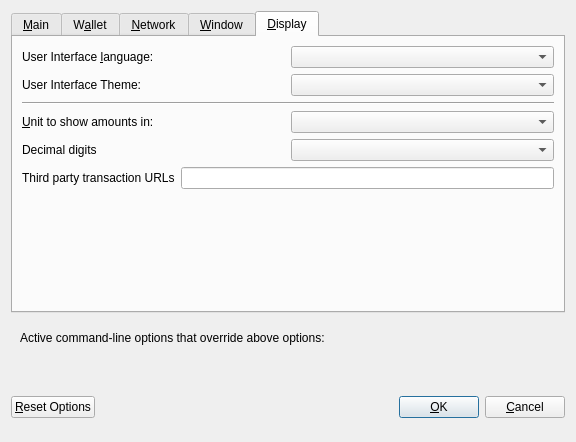
<?xml version="1.0" encoding="UTF-8"?>
<ui version="4.0">
 <class>OptionsDialog</class>
 <widget class="QDialog" name="OptionsDialog">
  <property name="geometry">
   <rect>
    <x>0</x>
    <y>0</y>
    <width>576</width>
    <height>442</height>
   </rect>
  </property>
  <property name="windowTitle">
   <string>Options</string>
  </property>
  <property name="modal">
   <bool>true</bool>
  </property>
  <layout class="QVBoxLayout" name="verticalLayout">
   <item>
    <widget class="QTabWidget" name="tabWidget">
     <property name="currentIndex">
      <number>4</number>
     </property>
     <widget class="QWidget" name="tabMain">
      <attribute name="title">
       <string>&amp;Main</string>
      </attribute>
      <layout class="QVBoxLayout" name="verticalLayout_Main">
       <item>
        <widget class="QCheckBox" name="bitcoinAtStartup">
         <property name="toolTip">
          <string>Automatically start Hinka after logging in to the system.</string>
         </property>
         <property name="text">
          <string>&amp;Start Hinka on system login</string>
         </property>
        </widget>
       </item>
       <item>
        <layout class="QHBoxLayout" name="horizontalLayout_2_Main">
         <item>
          <widget class="QLabel" name="databaseCacheLabel">
           <property name="text">
            <string>Size of &amp;database cache</string>
           </property>
           <property name="textFormat">
            <enum>Qt::PlainText</enum>
           </property>
           <property name="buddy">
            <cstring>databaseCache</cstring>
           </property>
          </widget>
         </item>
         <item>
          <widget class="QSpinBox" name="databaseCache"/>
         </item>
         <item>
          <widget class="QLabel" name="databaseCacheUnitLabel">
           <property name="text">
            <string>MB</string>
           </property>
           <property name="textFormat">
            <enum>Qt::PlainText</enum>
           </property>
          </widget>
         </item>
         <item>
          <spacer name="horizontalSpacer_2_Main">
           <property name="orientation">
            <enum>Qt::Horizontal</enum>
           </property>
           <property name="sizeHint" stdset="0">
            <size>
             <width>40</width>
             <height>20</height>
            </size>
           </property>
          </spacer>
         </item>
        </layout>
       </item>
       <item>
        <layout class="QHBoxLayout" name="horizontalLayout_3_Main">
         <item>
          <widget class="QLabel" name="threadsScriptVerifLabel">
           <property name="text">
            <string>Number of script &amp;verification threads</string>
           </property>
           <property name="textFormat">
            <enum>Qt::PlainText</enum>
           </property>
           <property name="buddy">
            <cstring>threadsScriptVerif</cstring>
           </property>
          </widget>
         </item>
         <item>
          <widget class="QSpinBox" name="threadsScriptVerif">
           <property name="toolTip">
            <string>(0 = auto, &lt;0 = leave that many cores free)</string>
           </property>
          </widget>
         </item>
         <item>
          <spacer name="horizontalSpacer_3_Main">
           <property name="orientation">
            <enum>Qt::Horizontal</enum>
           </property>
           <property name="sizeHint" stdset="0">
            <size>
             <width>40</width>
             <height>20</height>
            </size>
           </property>
          </spacer>
         </item>
        </layout>
       </item>
       <item>
        <spacer name="verticalSpacer_2">
         <property name="orientation">
          <enum>Qt::Vertical</enum>
         </property>
         <property name="sizeHint" stdset="0">
          <size>
           <width>20</width>
           <height>40</height>
          </size>
         </property>
        </spacer>
       </item>
       <item>
        <layout class="QHBoxLayout" name="horizontalLayout_3">
         <item>
          <widget class="QLabel" name="percentage_label">
           <property name="toolTip">
            <string>Percentage of incoming Hinka which get automatically converted to zHinka via Zerocoin Protocol (min: 10%)</string>
           </property>
           <property name="text">
            <string>Percentage of autominted zHinka</string>
           </property>
          </widget>
         </item>
         <item>
          <widget class="QSpinBox" name="zeromintPercentage">
           <property name="minimum">
            <number>10</number>
           </property>
           <property name="maximum">
            <number>100</number>
           </property>
          </widget>
         </item>
        </layout>
       </item>
       <item>
        <layout class="QHBoxLayout" name="horizontalLayout" stretch="0,0">
         <property name="sizeConstraint">
          <enum>QLayout::SetFixedSize</enum>
         </property>
         <item>
          <widget class="QLabel" name="labelPreferredDenom">
           <property name="maximumSize">
            <size>
             <width>16777215</width>
             <height>16777215</height>
            </size>
           </property>
           <property name="toolTip">
            <string>Wait with automatic conversion to Zerocoin until enough Hinka for this denomination is available</string>
           </property>
           <property name="text">
            <string>Preferred Automint zHinka Denomination</string>
           </property>
          </widget>
         </item>
         <item>
          <widget class="QComboBox" name="preferredDenom">
           <property name="maximumSize">
            <size>
             <width>16777215</width>
             <height>27</height>
            </size>
           </property>
           <property name="toolTip">
            <string>Wait with automatic conversion to Zerocoin until enough Hinka for this denomination is available</string>
           </property>
           <property name="maxVisibleItems">
            <number>9</number>
           </property>
           <property name="maxCount">
            <number>9</number>
           </property>
          </widget>
         </item>
        </layout>
       </item>
      </layout>
     </widget>
     <widget class="QWidget" name="tabWallet">
      <attribute name="title">
       <string>W&amp;allet</string>
      </attribute>
      <layout class="QVBoxLayout" name="verticalLayout_Wallet">
       <item>
        <widget class="QGroupBox" name="groupBox">
         <property name="title">
          <string>Expert</string>
         </property>
         <layout class="QVBoxLayout" name="verticalLayout_2">
          <item>
           <widget class="QCheckBox" name="coinControlFeatures">
            <property name="toolTip">
             <string>Whether to show coin control features or not.</string>
            </property>
            <property name="text">
             <string>Enable coin &amp;control features</string>
            </property>
           </widget>
          </item>
          <item>
           <widget class="QCheckBox" name="showMasternodesTab">
            <property name="toolTip">
             <string>Show additional tab listing all your masternodes in first sub-tab&lt;br/&gt;and all masternodes on the network in second sub-tab.</string>
            </property>
            <property name="text">
             <string>Show Masternodes Tab</string>
            </property>
           </widget>
          </item>
          <item>
           <widget class="QCheckBox" name="spendZeroConfChange">
            <property name="toolTip">
             <string>If you disable the spending of unconfirmed change, the change from a transaction&lt;br/&gt;cannot be used until that transaction has at least one confirmation.&lt;br/&gt;This also affects how your balance is computed.</string>
            </property>
            <property name="text">
             <string>&amp;Spend unconfirmed change</string>
            </property>
           </widget>
          </item>
         </layout>
        </widget>
       </item>
       <item>
        <spacer name="verticalSpacer_Wallet">
         <property name="orientation">
          <enum>Qt::Vertical</enum>
         </property>
         <property name="sizeHint" stdset="0">
          <size>
           <width>20</width>
           <height>40</height>
          </size>
         </property>
        </spacer>
       </item>
      </layout>
     </widget>
     <widget class="QWidget" name="tabNetwork">
      <attribute name="title">
       <string>&amp;Network</string>
      </attribute>
      <layout class="QVBoxLayout" name="verticalLayout_Network">
       <item>
        <widget class="QCheckBox" name="mapPortUpnp">
         <property name="toolTip">
          <string>Automatically open the Hinka client port on the router. This only works when your router supports UPnP and it is enabled.</string>
         </property>
         <property name="text">
          <string>Map port using &amp;UPnP</string>
         </property>
        </widget>
       </item>
       <item>
        <widget class="QCheckBox" name="allowIncoming">
         <property name="toolTip">
          <string>Accept connections from outside</string>
         </property>
         <property name="text">
          <string>Allow incoming connections</string>
         </property>
        </widget>
       </item>
       <item>
        <widget class="QCheckBox" name="connectSocks">
         <property name="toolTip">
          <string>Connect to the Hinka network through a SOCKS5 proxy.</string>
         </property>
         <property name="text">
          <string>&amp;Connect through SOCKS5 proxy (default proxy):</string>
         </property>
        </widget>
       </item>
       <item>
        <layout class="QHBoxLayout" name="horizontalLayout_1_Network">
         <item>
          <widget class="QLabel" name="proxyIpLabel">
           <property name="text">
            <string>Proxy &amp;IP:</string>
           </property>
           <property name="textFormat">
            <enum>Qt::PlainText</enum>
           </property>
           <property name="buddy">
            <cstring>proxyIp</cstring>
           </property>
          </widget>
         </item>
         <item>
          <widget class="QValidatedLineEdit" name="proxyIp">
           <property name="minimumSize">
            <size>
             <width>140</width>
             <height>0</height>
            </size>
           </property>
           <property name="maximumSize">
            <size>
             <width>140</width>
             <height>16777215</height>
            </size>
           </property>
           <property name="toolTip">
            <string>IP address of the proxy (e.g. IPv4: 127.0.0.1 / IPv6: ::1)</string>
           </property>
          </widget>
         </item>
         <item>
          <widget class="QLabel" name="proxyPortLabel">
           <property name="text">
            <string>&amp;Port:</string>
           </property>
           <property name="textFormat">
            <enum>Qt::PlainText</enum>
           </property>
           <property name="buddy">
            <cstring>proxyPort</cstring>
           </property>
          </widget>
         </item>
         <item>
          <widget class="QLineEdit" name="proxyPort">
           <property name="minimumSize">
            <size>
             <width>55</width>
             <height>0</height>
            </size>
           </property>
           <property name="maximumSize">
            <size>
             <width>55</width>
             <height>16777215</height>
            </size>
           </property>
           <property name="toolTip">
            <string>Port of the proxy (e.g. 9050)</string>
           </property>
          </widget>
         </item>
         <item>
          <spacer name="horizontalSpacer_1_Network">
           <property name="orientation">
            <enum>Qt::Horizontal</enum>
           </property>
           <property name="sizeHint" stdset="0">
            <size>
             <width>40</width>
             <height>20</height>
            </size>
           </property>
          </spacer>
         </item>
        </layout>
       </item>
       <item>
        <spacer name="verticalSpacer_Network">
         <property name="orientation">
          <enum>Qt::Vertical</enum>
         </property>
         <property name="sizeHint" stdset="0">
          <size>
           <width>20</width>
           <height>40</height>
          </size>
         </property>
        </spacer>
       </item>
      </layout>
     </widget>
     <widget class="QWidget" name="tabWindow">
      <attribute name="title">
       <string>&amp;Window</string>
      </attribute>
      <layout class="QVBoxLayout" name="verticalLayout_Window">
       <item>
        <widget class="QCheckBox" name="minimizeToTray">
         <property name="toolTip">
          <string>Show only a tray icon after minimizing the window.</string>
         </property>
         <property name="text">
          <string>&amp;Minimize to the tray instead of the taskbar</string>
         </property>
        </widget>
       </item>
       <item>
        <widget class="QCheckBox" name="minimizeOnClose">
         <property name="toolTip">
          <string>Minimize instead of exit the application when the window is closed. When this option is enabled, the application will be closed only after selecting Quit in the menu.</string>
         </property>
         <property name="text">
          <string>M&amp;inimize on close</string>
         </property>
        </widget>
       </item>
       <item>
        <spacer name="verticalSpacer_Window">
         <property name="orientation">
          <enum>Qt::Vertical</enum>
         </property>
         <property name="sizeHint" stdset="0">
          <size>
           <width>20</width>
           <height>40</height>
          </size>
         </property>
        </spacer>
       </item>
      </layout>
     </widget>
     <widget class="QWidget" name="tabDisplay">
      <attribute name="title">
       <string>&amp;Display</string>
      </attribute>
      <layout class="QVBoxLayout" name="verticalLayout_Display">
       <item>
        <layout class="QHBoxLayout" name="horizontalLayout_1_Display">
         <item>
          <widget class="QLabel" name="langLabel">
           <property name="text">
            <string>User Interface &amp;language:</string>
           </property>
           <property name="textFormat">
            <enum>Qt::PlainText</enum>
           </property>
           <property name="buddy">
            <cstring>lang</cstring>
           </property>
          </widget>
         </item>
         <item>
          <widget class="QValueComboBox" name="lang">
           <property name="toolTip">
            <string>The user interface language can be set here. This setting will take effect after restarting Hinka.</string>
           </property>
          </widget>
         </item>
        </layout>
       </item>
       <item>
        <layout class="QHBoxLayout" name="horizontalLayout_4_Display" stretch="0,0">
         <item>
          <widget class="QLabel" name="themeLabel">
           <property name="text">
            <string>User Interface Theme:</string>
           </property>
          </widget>
         </item>
         <item>
          <widget class="QValueComboBox" name="theme"/>
         </item>
        </layout>
       </item>
       <item>
        <widget class="Line" name="line">
         <property name="orientation">
          <enum>Qt::Horizontal</enum>
         </property>
        </widget>
       </item>
       <item>
        <layout class="QHBoxLayout" name="horizontalLayout_2_Display">
         <item>
          <widget class="QLabel" name="unitLabel">
           <property name="text">
            <string>&amp;Unit to show amounts in:</string>
           </property>
           <property name="textFormat">
            <enum>Qt::PlainText</enum>
           </property>
           <property name="buddy">
            <cstring>unit</cstring>
           </property>
          </widget>
         </item>
         <item>
          <widget class="QValueComboBox" name="unit">
           <property name="toolTip">
            <string>Choose the default subdivision unit to show in the interface and when sending coins.</string>
           </property>
          </widget>
         </item>
        </layout>
       </item>
       <item>
        <layout class="QHBoxLayout" name="horizontalLayout_5_Display">
         <item>
          <widget class="QLabel" name="digitsLabel">
           <property name="text">
            <string>Decimal digits</string>
           </property>
          </widget>
         </item>
         <item>
          <widget class="QValueComboBox" name="digits"/>
         </item>
        </layout>
       </item>
       <item>
        <layout class="QHBoxLayout" name="horizontalLayout_3_Display">
         <item>
          <widget class="QLabel" name="thirdPartyTxUrlsLabel">
           <property name="toolTip">
            <string>Third party URLs (e.g. a block explorer) that appear in the transactions tab as context menu items. %s in the URL is replaced by transaction hash. Multiple URLs are separated by vertical bar |.</string>
           </property>
           <property name="text">
            <string>Third party transaction URLs</string>
           </property>
           <property name="buddy">
            <cstring>thirdPartyTxUrls</cstring>
           </property>
          </widget>
         </item>
         <item>
          <widget class="QLineEdit" name="thirdPartyTxUrls">
           <property name="toolTip">
            <string>Third party URLs (e.g. a block explorer) that appear in the transactions tab as context menu items. %s in the URL is replaced by transaction hash. Multiple URLs are separated by vertical bar |.</string>
           </property>
          </widget>
         </item>
        </layout>
       </item>
       <item>
        <spacer name="verticalSpacer">
         <property name="orientation">
          <enum>Qt::Vertical</enum>
         </property>
         <property name="sizeHint" stdset="0">
          <size>
           <width>20</width>
           <height>40</height>
          </size>
         </property>
        </spacer>
       </item>
      </layout>
     </widget>
    </widget>
   </item>
   <item>
    <widget class="QFrame" name="frame">
     <layout class="QVBoxLayout" name="verticalLayout_Bottom">
      <item>
       <layout class="QHBoxLayout" name="horizontalLayout_Bottom">
        <item>
         <widget class="QLabel" name="overriddenByCommandLineInfoLabel">
          <property name="text">
           <string>Active command-line options that override above options:</string>
          </property>
          <property name="textFormat">
           <enum>Qt::PlainText</enum>
          </property>
         </widget>
        </item>
        <item>
         <spacer name="horizontalSpacer_Bottom">
          <property name="orientation">
           <enum>Qt::Horizontal</enum>
          </property>
          <property name="sizeHint" stdset="0">
           <size>
            <width>40</width>
            <height>20</height>
           </size>
          </property>
         </spacer>
        </item>
       </layout>
      </item>
      <item>
       <widget class="QLabel" name="overriddenByCommandLineLabel">
        <property name="text">
         <string/>
        </property>
        <property name="textFormat">
         <enum>Qt::PlainText</enum>
        </property>
        <property name="wordWrap">
         <bool>true</bool>
        </property>
       </widget>
      </item>
     </layout>
    </widget>
   </item>
   <item>
    <layout class="QHBoxLayout" name="horizontalLayout_Buttons">
     <item>
      <widget class="QPushButton" name="resetButton">
       <property name="toolTip">
        <string>Reset all client options to default.</string>
       </property>
       <property name="text">
        <string>&amp;Reset Options</string>
       </property>
       <property name="autoDefault">
        <bool>false</bool>
       </property>
      </widget>
     </item>
     <item>
      <spacer name="horizontalSpacer_1">
       <property name="orientation">
        <enum>Qt::Horizontal</enum>
       </property>
       <property name="sizeHint" stdset="0">
        <size>
         <width>40</width>
         <height>48</height>
        </size>
       </property>
      </spacer>
     </item>
     <item>
      <widget class="QLabel" name="statusLabel">
       <property name="minimumSize">
        <size>
         <width>200</width>
         <height>0</height>
        </size>
       </property>
       <property name="font">
        <font>
         <weight>75</weight>
         <bold>true</bold>
        </font>
       </property>
       <property name="text">
        <string/>
       </property>
       <property name="textFormat">
        <enum>Qt::PlainText</enum>
       </property>
       <property name="wordWrap">
        <bool>true</bool>
       </property>
      </widget>
     </item>
     <item>
      <spacer name="horizontalSpacer_2">
       <property name="orientation">
        <enum>Qt::Horizontal</enum>
       </property>
       <property name="sizeHint" stdset="0">
        <size>
         <width>40</width>
         <height>48</height>
        </size>
       </property>
      </spacer>
     </item>
     <item>
      <widget class="QPushButton" name="okButton">
       <property name="text">
        <string>&amp;OK</string>
       </property>
       <property name="autoDefault">
        <bool>false</bool>
       </property>
       <property name="default">
        <bool>true</bool>
       </property>
      </widget>
     </item>
     <item>
      <widget class="QPushButton" name="cancelButton">
       <property name="text">
        <string>&amp;Cancel</string>
       </property>
       <property name="autoDefault">
        <bool>false</bool>
       </property>
      </widget>
     </item>
    </layout>
   </item>
  </layout>
 </widget>
 <customwidgets>
  <customwidget>
   <class>QValidatedLineEdit</class>
   <extends>QLineEdit</extends>
   <header>qvalidatedlineedit.h</header>
  </customwidget>
  <customwidget>
   <class>QValueComboBox</class>
   <extends>QComboBox</extends>
   <header>qvaluecombobox.h</header>
  </customwidget>
 </customwidgets>
 <resources/>
 <connections/>
</ui>
